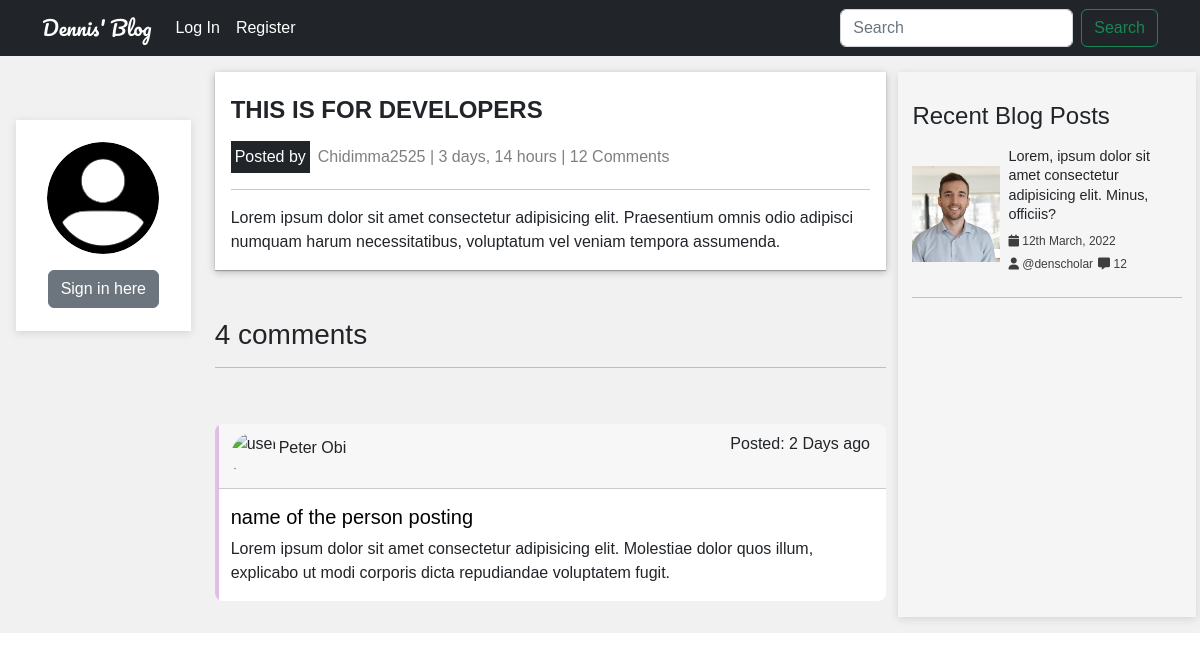
The app's page /post/1/ with its own data.
### blog/models.py (models this page shows, shortened)
class Post(models.Model):
    author = models.ForeignKey(User, on_delete=models.CASCADE)
    title = models.CharField(max_length = 150)
    body = RichTextField(blank=True, null=True)
    dateCreated = models.DateTimeField(default=timezone.now)

### users/models.py (models this page shows, shortened)
class Profile(models.Model):
    user = models.OneToOneField(User, on_delete=models.CASCADE)
    image = models.ImageField(default='default.png', upload_to='profile_pics')
    bio = models.TextField(max_length=300, default='As a new user, kindly update your profile to reflect your bio.')

### blog/views.py (the view)
# urls.py: path("post/<int:pk>/", PostDetailView.as_view(), name="post-detail"),
class PostDetailView(DetailView):
    model = Post
    context_object_name = 'post'
    template_name='blog/detail.html'

### blog/templates/blog/detail.html (shortened to what this page needs)
{% extends 'blog/base.html' %}
{% load static %}
{% block content %}
<div class="p-lg-3 background">
    <div class="row">
      <div class="col-sm-4 col-md-2 text-center my-5 left">
       {% include "blog/profile.html" %}
      </div>
      <div class="col-sm-4 offset-sm-2 col-md-7 offset-md-0 center">
        <div class="container inner-container">
            <h3 class="heading py-2">{{ post.title | upper }}</h3>
            <div class="d-flex justify-content-between align-items-center">
              <div class="d-flex align-items-center gap-2">
                <span class="text-bg-dark p-1">Posted by</span><p class="m-0 text-black text-opacity-50">{{ post.author.profile.user | title}} | {{post.dateCreated | timesince}} | 12 Comments</p>
              </div>
            </div>
            <hr>
            <div class="content">
              {{ post.body|safe }}
            </div>
        </div>
        <div class="comment-section mt-5">
          <h3>4 comments</h3>
          <hr>
          <div class="comments">
            <div class="card my-3">
              <div class="card-header d-flex justify-content-between align-content-center">
                <div class="thumbnail d-flex justify-content-start align-items-center">
                  <img class="" src= "#" alt="user-image">
                  <p>Peter Obi </p>
                </div>
                <p class="">Posted: 2 Days ago</p>
              </div>
              <div class="card-body">
                <a class="text-decoration-none text-black" href="#"><h5 class="card-title">name of the person posting</h5></a>
                <p class="card-text">Lorem ipsum dolor sit amet consectetur adipisicing elit. Molestiae dolor quos illum, explicabo ut modi corporis dicta repudiandae voluptatem fugit.</p>
              </div>
            </div>
          </div>
        </div>
      </div>
      <div class="col-sm-4 offset-sm-2 col-md-3 offset-md-0 right">
        {% include "blog/recent_articles.html" %}
      </div>
    </div>
  </div>
{% endblock content %}

### blog/static/blog/styles/home.css (style rules this page uses)
.thumbnail img { border-radius: 50%; width: 3rem; height: 3rem; }

### static/styles/home.css (style rules this page uses)
.row .right { background: whitesmoke; box-shadow: rgba(99, 99, 99, 0.2) 0px 2px 8px 0px; padding: 0.4rem; }

### static/styles/profile_page.css (style rules this page uses)
.card { border:none; position:relative; overflow:hidden; border-radius:8px; }
.card:before { content:""; position:absolute; left:0; top:0; width:4px; height:100%; background-color:#E1BEE7; transform:scaleY(1); transition:all 0.5s; transform-origin: bottom }
.card:after { content:""; position:absolute; left:0; top:0; width:4px; height:100%; background-color:#8E24AA; transform:scaleY(0); transition:all 0.5s; transform-origin: bottom }

### static/styles/detail.css (style rules this page uses)
body { font-family: 'Poppins', sans-serif; }
.background { background-color: #f1f1f1; font-family: 'Poppins', sans-serif; }
.inner-container { background: white; padding: 1rem; box-shadow: rgba(0, 0, 0, 0.25) 0px 0.0625em 0.0625em, rgba(0, 0, 0, 0.25) 0px 0.125em 0.5em, rgba(255, 255, 255, 0.1) 0px 0px 0px 1px inset; }
.inner-container h3 { font-size: 1.5rem; font-weight: bold; }

### records on screen
Post: title "THIS IS FOR DEVELOPERS", author.profile.user "Chidimma2525", dateCreated "3 days, 14 hours", body "Lorem ipsum dolor sit amet consectetur adipisicing elit. Praesentium omnis odio adipisci numquam harum necessitatibus, voluptatum vel veniam tempora assumenda."
